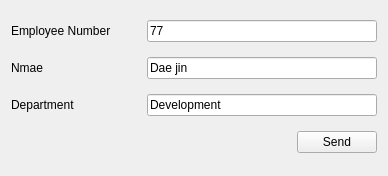
<?xml version="1.0" encoding="UTF-8"?>
<ui version="4.0">
 <class>Widget</class>
 <widget class="QWidget" name="Widget">
  <property name="geometry">
   <rect>
    <x>0</x>
    <y>0</y>
    <width>388</width>
    <height>176</height>
   </rect>
  </property>
  <property name="windowTitle">
   <string>Widget</string>
  </property>
  <layout class="QVBoxLayout" name="verticalLayout">
   <item>
    <layout class="QHBoxLayout" name="horizontalLayout">
     <item>
      <widget class="QLabel" name="label">
       <property name="minimumSize">
        <size>
         <width>130</width>
         <height>0</height>
        </size>
       </property>
       <property name="maximumSize">
        <size>
         <width>130</width>
         <height>16777215</height>
        </size>
       </property>
       <property name="text">
        <string>Employee Number</string>
       </property>
      </widget>
     </item>
     <item>
      <widget class="QLineEdit" name="leNum">
       <property name="text">
        <string>77</string>
       </property>
      </widget>
     </item>
    </layout>
   </item>
   <item>
    <layout class="QHBoxLayout" name="horizontalLayout_2">
     <item>
      <widget class="QLabel" name="label_2">
       <property name="minimumSize">
        <size>
         <width>130</width>
         <height>0</height>
        </size>
       </property>
       <property name="maximumSize">
        <size>
         <width>130</width>
         <height>16777215</height>
        </size>
       </property>
       <property name="text">
        <string>Nmae</string>
       </property>
      </widget>
     </item>
     <item>
      <widget class="QLineEdit" name="leName">
       <property name="text">
        <string>Dae jin</string>
       </property>
      </widget>
     </item>
    </layout>
   </item>
   <item>
    <layout class="QHBoxLayout" name="horizontalLayout_3">
     <item>
      <widget class="QLabel" name="label_3">
       <property name="minimumSize">
        <size>
         <width>130</width>
         <height>0</height>
        </size>
       </property>
       <property name="maximumSize">
        <size>
         <width>130</width>
         <height>16777215</height>
        </size>
       </property>
       <property name="text">
        <string>Department</string>
       </property>
      </widget>
     </item>
     <item>
      <widget class="QLineEdit" name="lePart">
       <property name="text">
        <string>Development</string>
       </property>
      </widget>
     </item>
    </layout>
   </item>
   <item>
    <layout class="QHBoxLayout" name="horizontalLayout_4">
     <item>
      <spacer name="horizontalSpacer">
       <property name="orientation">
        <enum>Qt::Horizontal</enum>
       </property>
       <property name="sizeHint" stdset="0">
        <size>
         <width>40</width>
         <height>20</height>
        </size>
       </property>
      </spacer>
     </item>
     <item>
      <widget class="QPushButton" name="pbtSend">
       <property name="text">
        <string>Send</string>
       </property>
      </widget>
     </item>
    </layout>
   </item>
  </layout>
 </widget>
 <resources/>
 <connections/>
</ui>
